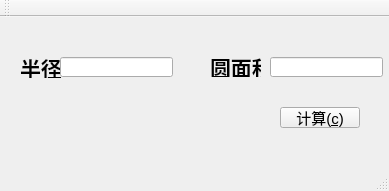
<?xml version="1.0" encoding="UTF-8"?>
<ui version="4.0">
 <class>MainWindow</class>
 <widget class="QMainWindow" name="MainWindow">
  <property name="geometry">
   <rect>
    <x>0</x>
    <y>0</y>
    <width>389</width>
    <height>191</height>
   </rect>
  </property>
  <property name="windowTitle">
   <string>MainWindow</string>
  </property>
  <widget class="QWidget" name="centralWidget">
   <widget class="QLabel" name="radius_label">
    <property name="geometry">
     <rect>
      <x>20</x>
      <y>40</y>
      <width>41</width>
      <height>21</height>
     </rect>
    </property>
    <property name="font">
     <font>
      <pointsize>16</pointsize>
      <weight>75</weight>
      <bold>true</bold>
     </font>
    </property>
    <property name="text">
     <string>半径</string>
    </property>
   </widget>
   <widget class="QLabel" name="Area_label_2">
    <property name="geometry">
     <rect>
      <x>210</x>
      <y>40</y>
      <width>51</width>
      <height>20</height>
     </rect>
    </property>
    <property name="font">
     <font>
      <pointsize>16</pointsize>
      <weight>75</weight>
      <bold>true</bold>
     </font>
    </property>
    <property name="text">
     <string>圆面积</string>
    </property>
   </widget>
   <widget class="QLineEdit" name="radius_lineEdit">
    <property name="geometry">
     <rect>
      <x>60</x>
      <y>40</y>
      <width>113</width>
      <height>20</height>
     </rect>
    </property>
   </widget>
   <widget class="QLineEdit" name="Area_lineEdit">
    <property name="geometry">
     <rect>
      <x>270</x>
      <y>40</y>
      <width>113</width>
      <height>20</height>
     </rect>
    </property>
   </widget>
   <widget class="QPushButton" name="pushButton">
    <property name="geometry">
     <rect>
      <x>280</x>
      <y>90</y>
      <width>80</width>
      <height>21</height>
     </rect>
    </property>
    <property name="font">
     <font>
      <pointsize>11</pointsize>
     </font>
    </property>
    <property name="text">
     <string>计算(&amp;c)</string>
    </property>
   </widget>
  </widget>
  <widget class="QMenuBar" name="menuBar">
   <property name="geometry">
    <rect>
     <x>0</x>
     <y>0</y>
     <width>389</width>
     <height>17</height>
    </rect>
   </property>
  </widget>
  <widget class="QToolBar" name="mainToolBar">
   <attribute name="toolBarArea">
    <enum>TopToolBarArea</enum>
   </attribute>
   <attribute name="toolBarBreak">
    <bool>false</bool>
   </attribute>
  </widget>
  <widget class="QStatusBar" name="statusBar"/>
 </widget>
 <layoutdefault spacing="6" margin="11"/>
 <resources/>
 <connections/>
</ui>
